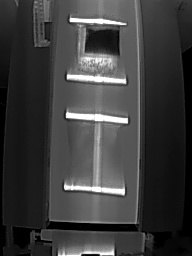
#> input picture experiments/fire/fireeee/fired_2023-09-08_10-45-34.jpg, 192 x 256 px
$ python svm_run.py
#> lines starting #> are read from the running program, lines starting #| are printed output that depends on the picture; after the words box and inside, x2 and y2 are one past the last pixel; in counts of white or black regions, pixels touching at a corner belong together
import os
import pickle
from collections import deque

import itertools
import cv2
import numpy as np
from imutils.object_detection import non_max_suppression
from skimage.exposure import exposure
from skimage.feature import local_binary_pattern, hog
from skimage.filters import threshold_multiotsu
from sklearn import svm
from sklearn.preprocessing import StandardScaler
import matplotlib.pyplot as plt
# create named window and move it - 400px in x dir
cv2.namedWindow("Frame", cv2.WINDOW_NORMAL)
# show window
cv2.imshow('Frame', np.zeros((256, 192, 3), np.uint8))
cv2.moveWindow("Frame", 20, 0)

# resize window
cv2.resizeWindow("Frame", 1200, 600)


LEFT_GUIDE_X = 50
RIGHT_GUIDE_X = 140
BOTTOM_GUIDE_Y = 220


def load_images_from_folder(folder):
#> called with folder = 'fire/fireeee'
    images = []
    for filename in os.listdir(folder):
        # if contains debug, skip
        if 'debug' in filename:
            continue
        img = cv2.imread(os.path.join(folder,filename), cv2.IMREAD_COLOR)
#> img is the input picture: shape (256, 192, 3); min 0, max 255, mean 61.1
        if img is not None:
            images.append(img)
    return images

images_in_folder = load_images_from_folder('fire/fireeee')
#> images_in_folder = 2 items
index = 0


clf_loaded = None
with open('svm_model.pkl', 'rb') as f:
#> (reads experiments/svm_model.pkl from the repository)
    clf_loaded = pickle.load(f)

svm_cold = None
with open('svm_model_cold.pkl', 'rb') as f:
#> (reads experiments/svm_model_cold.pkl from the repository)
    svm_cold = pickle.load(f)


# Capture the frame from the video source while 1
cap = cv2.VideoCapture('output1.mp4')
while (cap.isOpened()):
    ret, frame = cap.read()
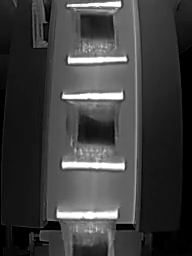
#> input picture frame 122 of output1.mp4, 192 x 256 px
#> frame is the input picture: shape (256, 192, 3); min 0, max 255, mean 62

    #cv2.waitKey(0)
    #frame = images_in_folder[index]
    index += 1
    if ret == True:

        # flip frame
        # frame = cv2.flip(frame, 0)

        #rotate frame 90 degrees
        #frame = cv2.rotate(frame, cv2.ROTATE_90_COUNTERCLOCKWISE)

        # crop frame
        # frame = frame[int(r[1]):int(r[1] + r[3]), int(r[0]):int(r[0] + r[2])]

        # resize to 192x256
        # frame = cv2.resize(frame, (192, 256), interpolation=cv2.INTER_AREA)


        # crop to guides
        original_frame = frame.copy()
        frame = frame[:, LEFT_GUIDE_X:RIGHT_GUIDE_X]
#> frame: shape (256, 90, 3)
        frame = frame[:BOTTOM_GUIDE_Y, :]
#> frame: shape (220, 90, 3)

        frame = cv2.cvtColor(frame, cv2.COLOR_BGR2GRAY)
#> frame: shape (220, 90)


        frameRGB = cv2.cvtColor(frame, cv2.COLOR_GRAY2RGB)


        try:
            hot_mask = cv2.bilateralFilter(frame, 15, 30, 30)
            # reduce linespace to 0 - 10
            hot_mask[hot_mask < 200] = 0
            hot_mask[hot_mask >= 200] = 255
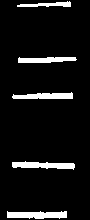
#> hot_mask: shape (220, 90); 7.7% white; 5 white regions, box (x1, y1, x2, y2) and area: (7, 211, 67, 219) 374, (12, 161, 75, 170) 357, (12, 92, 73, 99) 322, (18, 57, 77, 63) 282, (17, 1, 71, 7) 187
            # erode filate
            hot_mask = cv2.erode(hot_mask, np.ones((1, 7), np.uint8), iterations=1)
#> hot_mask: shape (220, 90); 6.4% white; 5 white regions, box (x1, y1, x2, y2) and area: (10, 212, 64, 219) 312, (15, 162, 72, 169) 299, (15, 93, 70, 99) 268, (21, 57, 74, 63) 239, (20, 2, 68, 7) 146
            hot_mask = cv2.dilate(hot_mask, np.ones((1, 7), np.uint8), iterations=1)
#> hot_mask: shape (220, 90); 7.5% white; 5 white regions

            contours, _ = cv2.findContours(hot_mask, cv2.RETR_TREE, cv2.CHAIN_APPROX_SIMPLE)
#> contours = 5 contours; box (x1, y1, x2, y2) and area: (7, 212, 67, 219) 301, (12, 162, 75, 169) 280, (12, 93, 73, 99) 252, (18, 57, 77, 63) 220, (17, 2, 71, 7) 126
            hot_mask = np.zeros(frame.shape, np.uint8)
            for c in contours:
                rect = cv2.minAreaRect(c)
                box = np.int0(cv2.boxPoints(rect))
                x = box[0][0]

                w, h = np.linalg.norm(box[0] - box[1]), np.linalg.norm(box[1] - box[2])
                if h > w:
                    w, h = h, w
                # predict with svm
                if clf_loaded is not None:
                    prediction = clf_loaded.predict([[w, h]])
                    if prediction == 1:
                        cv2.drawContours(frameRGB, [c], 0, (0, 255, 0), 2)
                        cv2.drawContours(hot_mask, [c], 0, (255, 255, 255), -1)
#> this loop made 5 passes
#> (rect, box, x, w, h) on passes 1 to 5: (((36.5, 215), (6, 59), -90), [[66, 218], [7, 218], [7, 212], [66, 212]], 66, 59, 6), (((42.99, 164.9), (5.47, 62.11), -88.41), [[73, 168], [11, 166], [12, 161], [74, 163]], 73, 62.03, 5.1), (((42, 95.5), (5, 60), -90), [[72, 98], [12, 98], [12, 93], [72, 93]], 72, 60, 5), (((47, 59.5), (5, 58), -90), [[76, 62], [18, 62], [18, 57], [76, 57]], 76, 58, 5), (((43.5, 4), (4, 53), -90), [[70, 6], [17, 6], [17, 2], [70, 2]], 70, 53, 4)
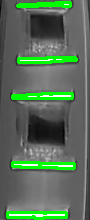
#> frameRGB: shape (220, 90, 3); mean B, G, R 88, 111.9, 88


            # Apply linear contrast stretching
            frame = cv2.convertScaleAbs(frame, alpha=-2.1, beta=50)
            #frame = np.array(255 * (frame / 255) ** A / 10, dtype='uint8')
            #frameRGB = cv2.cvtColor(frame, cv2.COLOR_GRAY2RGB)

            cold_mask = cv2.bilateralFilter(frame, 15, 30, 30)
            #cold_mask = cv2.medianBlur(cold_mask, 15)
            #mean = cold_mask.copy()
            cold_mask = cv2.bitwise_not(cold_mask)
            bilateral = cold_mask.copy()


            cold_mask[cold_mask < 200] = 0
            cold_mask[cold_mask >= 200] = 255
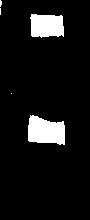
#> cold_mask: shape (220, 90); 8% white; 5 white regions (3 under 20 px)

            contours, _ = cv2.findContours(cold_mask, cv2.RETR_TREE, cv2.CHAIN_APPROX_SIMPLE)
#> contours = 5 contours, 3 with area under 20; largest, box (x1, y1, x2, y2) and area: (28, 115, 65, 145) 802, (30, 14, 64, 38) 650
            cold_mask = np.zeros(frame.shape, np.uint8)

            for c in contours:
                approx = cv2.approxPolyDP(c, 0.058 * cv2.arcLength(c, True), True)
                hull = cv2.convexHull(approx)
                area = cv2.contourArea(approx)
                bbox = cv2.boundingRect(approx)

                w = bbox[2]
                h = bbox[3]
                aspect_ratio = float(w) / float(h)
                x = bbox[0]

                prediction = svm_cold.predict([[x, aspect_ratio]])
                if prediction == 1:
                    cv2.drawContours(cold_mask, [hull], 0, (255, 255, 255), -1)
                    cv2.drawContours(frameRGB, [hull], 0, (255, 0, 0), 2)
#> this loop made 5 passes
#> (approx, hull, area, bbox, w, h, aspect_ratio, x) on passes 1, 3: ([[30, 115], [29, 141], [64, 144], [63, 121]], [[63, 121], [64, 144], [29, 141], [30, 115]], 833, (29, 115, 36, 30), 36, 30, 1.2, 29), ([[31, 14], [32, 36], [63, 36], [61, 15]], [[61, 15], [63, 36], [32, 36], [31, 14]], 655, (31, 14, 33, 23), 33, 23, 1.43, 31)
#> cold_mask: shape (220, 90); 8.1% white; 2 white regions, box (x1, y1, x2, y2) and area: (29, 115, 65, 145) 893, (31, 14, 64, 37) 709
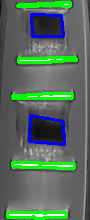
#> frameRGB: shape (220, 90, 3); 3.29% of pixels changed, all inside (x1, y1, x2, y2) = (28, 13, 66, 146)


            # for debugging, show hot_mask and cold_mask on same window
            hot_mask = cv2.cvtColor(hot_mask, cv2.COLOR_GRAY2BGR)
#> hot_mask: shape (220, 90, 3); 7.5% white; 5 white regions, box (x1, y1, x2, y2) and area: (7, 212, 67, 219) 366, (12, 162, 75, 169) 347, (12, 93, 73, 99) 316, (18, 57, 77, 63) 281, (17, 2, 71, 7) 182
            cold_mask = cv2.cvtColor(cold_mask, cv2.COLOR_GRAY2BGR)
            bilateral = cv2.cvtColor(bilateral, cv2.COLOR_GRAY2BGR)
            #mean = cv2.cvtColor(mean, cv2.COLOR_GRAY2BGR)
            frame = cv2.cvtColor(frame, cv2.COLOR_GRAY2BGR)
#> frame: shape (220, 90, 3)
            original_frame[:frameRGB.shape[0], LEFT_GUIDE_X:LEFT_GUIDE_X + frameRGB.shape[1]] = frameRGB
#> original_frame: shape (256, 192, 3); 5.1% of pixels changed, all inside (x1, y1, x2, y2) = (56, 1, 128, 220)

            frame = np.concatenate((frameRGB, hot_mask, cold_mask, bilateral), axis=1)
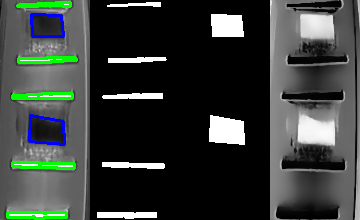
#> frame: shape (220, 360, 3); mean B, G, R 57.7, 61.6, 55.6

            # create big canvas 800x600 and put all images on it
            canvas = np.zeros((300, 600, 3), np.uint8)
            canvas[:frame.shape[0], :frame.shape[1]] = frame
            canvas[:original_frame.shape[0], 400:400 + original_frame.shape[1]] = original_frame
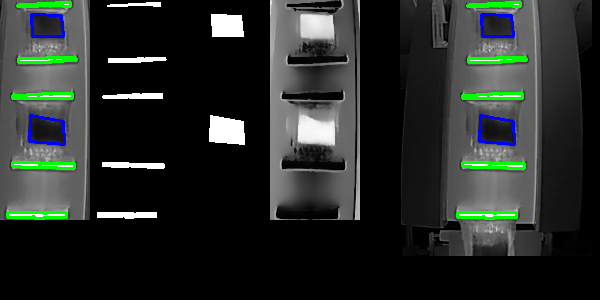
#> canvas: shape (300, 600, 3); mean B, G, R 40.9, 44.3, 39.1

            frame = canvas


        except Exception as e:
            print(e)
            pass


        cv2.imshow('Frame', frame)


        # print number of frame
        print(cap.get(cv2.CAP_PROP_POS_FRAMES) // 25 , cap.get(cv2.CAP_PROP_FRAME_COUNT) // 25
              )
#| 4.0 49.0

        if cv2.waitKey(20) & 0xFF == ord(' '):
#> (key q is pressed here)
            while True:
                if cv2.waitKey(5) & 0xFF == ord(' '):
                    break
                if cv2.waitKey(5) & 0xFF == ord('q'):
                    break

    # Break the loop
    else:
        break

cap.release()
